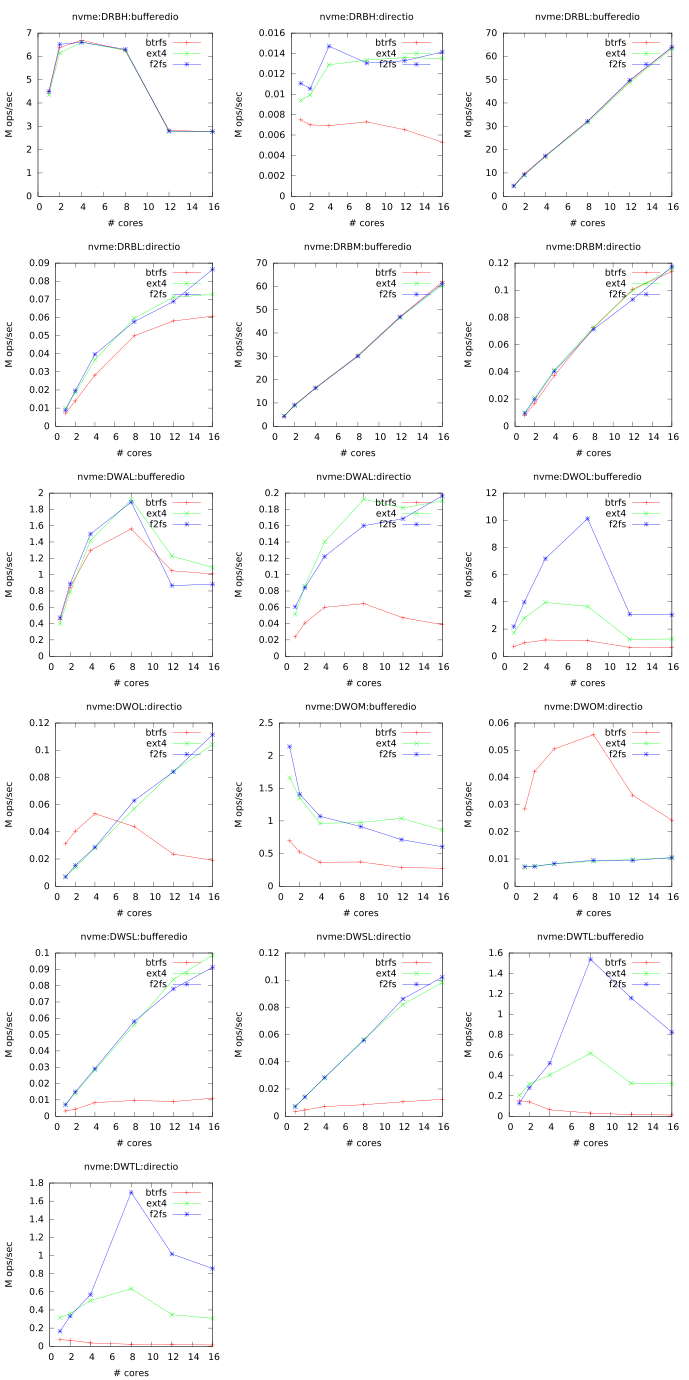

Generate this figure with gnuplot:
# LOG_FILE = logs/2017-02-04-15-56-10.096141/fxmark.log
# MEDIA_TYPES = ssd,hdd,ramdisk,nvme,mem
# DISK_SIZE = 64G
# CORE_PER_CHIP = 8
# PHYSICAL_CHIPS = 2
# BENCH_TYPES = DWAL,DWOL,DWOM,DWSL,DWTL,DRBH,DRBM,DRBL
# SMT_LEVEL = 2
# DURATION = 2s
# CORE_SEQ = 0,1,2,3,4,5,6,7,8,9,10,11,12,13,14,15,16,17,18,19,20,21,22,23,24,25,26,27,28,29,30,31
# DIRECTIO = bufferedio,directio
# NUM_TEST_CONF = 288
# NCORES = 1,2,4,8,12,16
# MODEL_NAME = Intel(R) Xeon(R) CPU E5-2630 v3 @ 2.40GHz
# SYSTEM = Linux perf 4.10.0-rc5+ #108 SMP Mon Jan 30 09:42:15 PST 2017 x86_64 x86_64 x86_64 GNU/Linux
# FS_TYPES = ext4,btrfs,f2fs

set term pdfcairo size 6.8999999999999995in,13.799999999999999in font ',10'
set_out='set output "`if test -z $OUT; then echo sc.pdf; else echo $OUT; fi`"'
eval set_out
set multiplot layout 6,3

set title 'nvme:DRBH:bufferedio'
set xlabel '# cores'
set ylabel 'M ops/sec'
plot [0:][0:] 'nvme:btrfs:DRBH:bufferedio.dat' using 1:2 title 'btrfs' with lp ps 0.5, 'nvme:ext4:DRBH:bufferedio.dat' using 1:2 title 'ext4' with lp ps 0.5, 'nvme:f2fs:DRBH:bufferedio.dat' using 1:2 title 'f2fs' with lp ps 0.5

set title 'nvme:DRBH:directio'
set xlabel '# cores'
set ylabel 'M ops/sec'
plot [0:][0:] 'nvme:btrfs:DRBH:directio.dat' using 1:2 title 'btrfs' with lp ps 0.5, 'nvme:ext4:DRBH:directio.dat' using 1:2 title 'ext4' with lp ps 0.5, 'nvme:f2fs:DRBH:directio.dat' using 1:2 title 'f2fs' with lp ps 0.5

set title 'nvme:DRBL:bufferedio'
set xlabel '# cores'
set ylabel 'M ops/sec'
plot [0:][0:] 'nvme:btrfs:DRBL:bufferedio.dat' using 1:2 title 'btrfs' with lp ps 0.5, 'nvme:ext4:DRBL:bufferedio.dat' using 1:2 title 'ext4' with lp ps 0.5, 'nvme:f2fs:DRBL:bufferedio.dat' using 1:2 title 'f2fs' with lp ps 0.5

set title 'nvme:DRBL:directio'
set xlabel '# cores'
set ylabel 'M ops/sec'
plot [0:][0:] 'nvme:btrfs:DRBL:directio.dat' using 1:2 title 'btrfs' with lp ps 0.5, 'nvme:ext4:DRBL:directio.dat' using 1:2 title 'ext4' with lp ps 0.5, 'nvme:f2fs:DRBL:directio.dat' using 1:2 title 'f2fs' with lp ps 0.5

set title 'nvme:DRBM:bufferedio'
set xlabel '# cores'
set ylabel 'M ops/sec'
plot [0:][0:] 'nvme:btrfs:DRBM:bufferedio.dat' using 1:2 title 'btrfs' with lp ps 0.5, 'nvme:ext4:DRBM:bufferedio.dat' using 1:2 title 'ext4' with lp ps 0.5, 'nvme:f2fs:DRBM:bufferedio.dat' using 1:2 title 'f2fs' with lp ps 0.5

set title 'nvme:DRBM:directio'
set xlabel '# cores'
set ylabel 'M ops/sec'
plot [0:][0:] 'nvme:btrfs:DRBM:directio.dat' using 1:2 title 'btrfs' with lp ps 0.5, 'nvme:ext4:DRBM:directio.dat' using 1:2 title 'ext4' with lp ps 0.5, 'nvme:f2fs:DRBM:directio.dat' using 1:2 title 'f2fs' with lp ps 0.5

set title 'nvme:DWAL:bufferedio'
set xlabel '# cores'
set ylabel 'M ops/sec'
plot [0:][0:] 'nvme:btrfs:DWAL:bufferedio.dat' using 1:2 title 'btrfs' with lp ps 0.5, 'nvme:ext4:DWAL:bufferedio.dat' using 1:2 title 'ext4' with lp ps 0.5, 'nvme:f2fs:DWAL:bufferedio.dat' using 1:2 title 'f2fs' with lp ps 0.5

set title 'nvme:DWAL:directio'
set xlabel '# cores'
set ylabel 'M ops/sec'
plot [0:][0:] 'nvme:btrfs:DWAL:directio.dat' using 1:2 title 'btrfs' with lp ps 0.5, 'nvme:ext4:DWAL:directio.dat' using 1:2 title 'ext4' with lp ps 0.5, 'nvme:f2fs:DWAL:directio.dat' using 1:2 title 'f2fs' with lp ps 0.5

set title 'nvme:DWOL:bufferedio'
set xlabel '# cores'
set ylabel 'M ops/sec'
plot [0:][0:] 'nvme:btrfs:DWOL:bufferedio.dat' using 1:2 title 'btrfs' with lp ps 0.5, 'nvme:ext4:DWOL:bufferedio.dat' using 1:2 title 'ext4' with lp ps 0.5, 'nvme:f2fs:DWOL:bufferedio.dat' using 1:2 title 'f2fs' with lp ps 0.5

set title 'nvme:DWOL:directio'
set xlabel '# cores'
set ylabel 'M ops/sec'
plot [0:][0:] 'nvme:btrfs:DWOL:directio.dat' using 1:2 title 'btrfs' with lp ps 0.5, 'nvme:ext4:DWOL:directio.dat' using 1:2 title 'ext4' with lp ps 0.5, 'nvme:f2fs:DWOL:directio.dat' using 1:2 title 'f2fs' with lp ps 0.5

set title 'nvme:DWOM:bufferedio'
set xlabel '# cores'
set ylabel 'M ops/sec'
plot [0:][0:] 'nvme:btrfs:DWOM:bufferedio.dat' using 1:2 title 'btrfs' with lp ps 0.5, 'nvme:ext4:DWOM:bufferedio.dat' using 1:2 title 'ext4' with lp ps 0.5, 'nvme:f2fs:DWOM:bufferedio.dat' using 1:2 title 'f2fs' with lp ps 0.5

set title 'nvme:DWOM:directio'
set xlabel '# cores'
set ylabel 'M ops/sec'
plot [0:][0:] 'nvme:btrfs:DWOM:directio.dat' using 1:2 title 'btrfs' with lp ps 0.5, 'nvme:ext4:DWOM:directio.dat' using 1:2 title 'ext4' with lp ps 0.5, 'nvme:f2fs:DWOM:directio.dat' using 1:2 title 'f2fs' with lp ps 0.5

set title 'nvme:DWSL:bufferedio'
set xlabel '# cores'
set ylabel 'M ops/sec'
plot [0:][0:] 'nvme:btrfs:DWSL:bufferedio.dat' using 1:2 title 'btrfs' with lp ps 0.5, 'nvme:ext4:DWSL:bufferedio.dat' using 1:2 title 'ext4' with lp ps 0.5, 'nvme:f2fs:DWSL:bufferedio.dat' using 1:2 title 'f2fs' with lp ps 0.5

set title 'nvme:DWSL:directio'
set xlabel '# cores'
set ylabel 'M ops/sec'
plot [0:][0:] 'nvme:btrfs:DWSL:directio.dat' using 1:2 title 'btrfs' with lp ps 0.5, 'nvme:ext4:DWSL:directio.dat' using 1:2 title 'ext4' with lp ps 0.5, 'nvme:f2fs:DWSL:directio.dat' using 1:2 title 'f2fs' with lp ps 0.5

set title 'nvme:DWTL:bufferedio'
set xlabel '# cores'
set ylabel 'M ops/sec'
plot [0:][0:] 'nvme:btrfs:DWTL:bufferedio.dat' using 1:2 title 'btrfs' with lp ps 0.5, 'nvme:ext4:DWTL:bufferedio.dat' using 1:2 title 'ext4' with lp ps 0.5, 'nvme:f2fs:DWTL:bufferedio.dat' using 1:2 title 'f2fs' with lp ps 0.5

set title 'nvme:DWTL:directio'
set xlabel '# cores'
set ylabel 'M ops/sec'
plot [0:][0:] 'nvme:btrfs:DWTL:directio.dat' using 1:2 title 'btrfs' with lp ps 0.5, 'nvme:ext4:DWTL:directio.dat' using 1:2 title 'ext4' with lp ps 0.5, 'nvme:f2fs:DWTL:directio.dat' using 1:2 title 'f2fs' with lp ps 0.5

unset multiplot
set output
